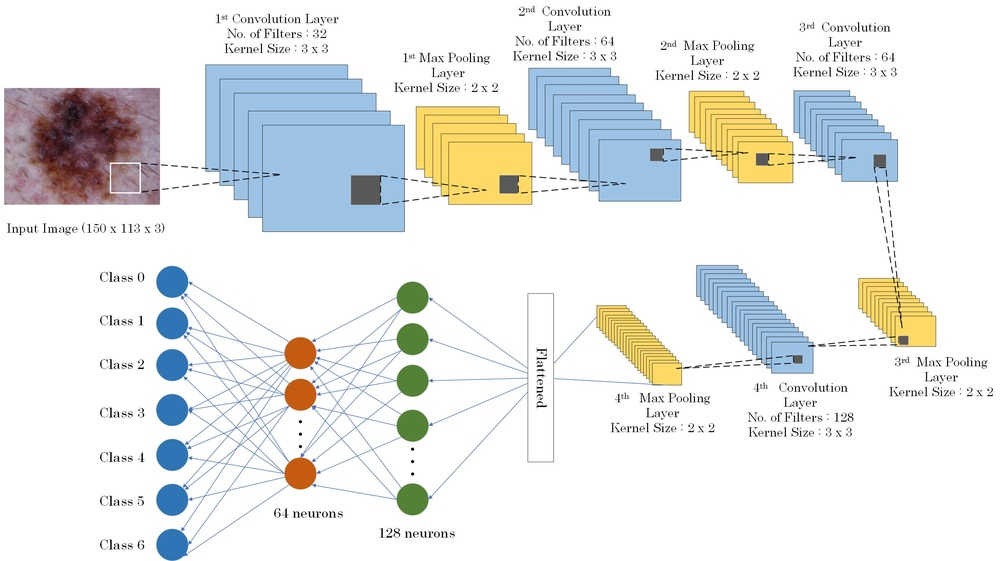
#> input picture assets/CNN.jpg, 1000 x 561 px, shrunk from 2947 x 1654 before the run
$ python -i segmentation.py   (imports and definitions only)   (older library calls are emulated)
#> lines starting #> are read from the running program, lines starting #| are printed output that depends on the picture; after the words box and inside, x2 and y2 are one past the last pixel; in counts of white or black regions, pixels touching at a corner belong together
### imquantize.py
import numpy as np
from sklearn.cluster import MiniBatchKMeans
from sklearn.cluster import KMeans

def quantize_channels(x, k):
    quantized_x = x.copy()
    for d in range(3):
        channel = x[:, :, d].copy()
        # k_means = MiniBatchKMeans(k, compute_labels=False, n_init='auto')
        k_means = KMeans(n_clusters=k, random_state=0, n_init='auto')
        k_means.fit(channel.reshape(-1, 1))
        labels = k_means.predict(channel.reshape(-1, 1))
        quantized_x[:,:,d] = labels.reshape(channel.shape)
    return quantized_x

def imquantize(x, levels):
    quantized_img  = quantize_channels(x, levels)
    M, N, _ = x.shape
    Index = np.zeros((M,N)).astype('uint8')
    for i in range(M):
        for j in range(N):
            # (0 0 0)base8 = (0*8^2 + 0*8^1 + 0*8^0)base10
            Index[i][j] = quantized_img[i][j][0] * 64 + quantized_img[i][j][1] * 8 + quantized_img[i][j][2]
            # Index[i][j] = quantized_img[i][j][0] * (levels*levels) + quantized_img[i][j][1] * levels + quantized_img[i][j][2]
    return Index

### thresholding.py
from scipy.stats import gamma, entropy
import numpy as np
from skimage.filters import threshold_otsu

def fuzzy_divergence_thresholding(gray):
    with np.errstate(invalid='ignore'):
        # Compute the Otsu threshold as the initial guess
        otsu_thresh = threshold_otsu(gray)

        # Define the range of candidate threshold values
        thresh_range = np.arange(otsu_thresh - 0.1, otsu_thresh + 0.1, 0.01)

        # Compute the fuzzy histogram
        fuzzy_hist = np.zeros((256, 2))
        for i in range(256):
            # Use gamma distribution to compute the membership function
            # fuzzy_hist[i][0] = gamma.pdf(i, gray.flat[i], scale=20)
            fuzzy_hist[i][0] = np.exp(-((i - gray.flat[i]) / 20) ** 2)
            fuzzy_hist[i][1] = 1 - fuzzy_hist[i][0]

        # Compute the divergence between the fuzzy histograms
        divergence = np.zeros(len(thresh_range))
        for i, thresh in enumerate(thresh_range):
            foreground = fuzzy_hist[:int(thresh * 255), 0].sum() + fuzzy_hist[int(thresh * 255):, 1].sum()
            background = fuzzy_hist[:int(thresh * 255), 1].sum() + fuzzy_hist[int(thresh * 255):, 0].sum()
            divergence[i] = foreground * np.log(foreground / (foreground + background)) + background * np.log(background / (foreground + background))

        # Find the threshold value that minimizes the divergence
        # min_div_idx = (np.argmin(divergence)+np.argmax(-divergence))//2
        min_div_idx = np.argmin(divergence)
        threshold = thresh_range[min_div_idx]

    return threshold

### segmentation.py
import numpy as np
from PIL import Image
from matplotlib import pyplot as plt
from skimage import color
from skimage import exposure, img_as_float
from skimage.filters import threshold_otsu
import cv2
import thresholding
from sklearn.preprocessing import MinMaxScaler
import imquantize
from sklearn.cluster import KMeans


def segmentation(img):
    n = 0.5; #distance scaling parameter (n) such that 0.1 ≤ n ≤ 1.0
    NIC = 3; # number of image components
    levels = 8; # image quantization level
    NCD = 512; #levels^3; # maximum number of desired colors
    LCL = 0; # lab color light
    LCA = 1; # lab color A
    LCB = 2; # lab color B
    PXC = 3; # pixel x-coordinate
    PYC = 4; # pixel y-coordinate
    PDC = 5; # pixel distance to image center
    CPC = 6; # cluster pixel count
    CPL = 7; # cluster pixel label
    CCC = 7; # cluster color contrast
    CSS = 8; # cluster saliency score

    K = 0

    img_arr = np.array(img)

    #---- Image Quantization ----
    M, N, _ = img_arr.shape

    Index = imquantize.imquantize(img_arr, levels)

    # Convert image to LAB color space
    lab_image = color.rgb2lab(img)

    Input = exposure.rescale_intensity(lab_image, out_range=(0, 1))

    Palette = np.zeros((NCD,9))

    for x in range(M):
        for y in range(N):
            Palette[Index[x, y], CPC] += 1
            Palette[Index[x, y], LCL] += Input[x, y, LCL]
            Palette[Index[x, y], LCA] += Input[x, y, LCA]
            Palette[Index[x, y], LCB] += Input[x, y, LCB]
            Palette[Index[x, y], PXC] += x
            Palette[Index[x, y], PYC] += y

    Cluster = np.zeros((NCD,9))
    for z in range(NCD):
        if Palette[z, CPC] > 0:
            Palette[z, CPL] = K
            Palette[z, PXC] /= M
            Palette[z, PYC] /= N
            Palette[z, 0:PYC+1] /= Palette[z, CPC]
            Cluster[K, 0:CPC+1] = Palette[z, 0:CPC+1]
            K += 1

    Cluster = np.delete(Cluster, range(K, NCD), axis=0)
    Wr = Cluster[:, CPC] / (M * N)

    for x in range(K):
        Cluster[x, CCC] = 0
        for y in range(K):
            Cluster[x, CCC] += Wr[y] * np.linalg.norm(Cluster[x, :NIC] - Cluster[y, :NIC])

    for x in range(M):
        for y in range(N):
            cluster_index = int(Palette[Index[x, y], CPL])
            Cluster[cluster_index, PDC] += ((x / M - 0.5) ** 2) + ((y / N - 0.5) ** 2)

    for z in range(K):
        Cluster[z, PDC] = Cluster[z, PDC]/(n * n * Cluster[z, CPC])

    for x in range(K):
        Cluster[x, CSS] = 0
        for y in range(K):
            Ds = np.linalg.norm(Cluster[x, PXC:PYC] - Cluster[y, PXC:PYC])
            Phixy = (Cluster[x, CCC] + 0.05) / (Cluster[y, CCC] + 0.05)
            Cluster[x, CSS] += Wr[y] * Phixy * np.exp(-Ds)

        Cluster[x, CSS] = np.exp(-Cluster[x, PDC]) * (Wr[x] * Cluster[x, CCC] + Cluster[x, CSS])


    # Cluster[:, CSS] = minmax_scale(Cluster[:, CSS])
    Cluster[:, CSS] = MinMaxScaler().fit_transform(np.array(Cluster[:, CSS]).reshape(-1, 1)).ravel()

    for x in range(M):
        for y in range(N):
            Input[x, y, LCL] = Cluster[int(Palette[Index[x, y], CPL]), CSS]

    # Apply Fuzzy Divergence thresholding to Input
    # threshold = threshold_otsu(Input[:, :, LCL])
    threshold = abs(thresholding.fuzzy_divergence_thresholding(Input[:, :, LCL]))
    Output = Input[:, :, LCL] >= threshold

    Output = Output.astype(np.uint8) * 255


   # assuming that the variable "Output" contains the binary image
    Output = cv2.morphologyEx(Output, cv2.MORPH_CLOSE, cv2.getStructuringElement(cv2.MORPH_ELLIPSE, (5, 5)))

    # Perform connected component labeling and analysis
    totalLabels, labels, stats, centroids = cv2.connectedComponentsWithStats(Output, 4, cv2.CV_32S)

    # Find the center of the image
    h, w = Output.shape
    cx = w // 2
    cy = h // 2

    # Compute the distance of each pixel from the center
    dist = np.sqrt((np.arange(w) - cx) ** 2 + (np.arange(h)[:, None] - cy) ** 2)

    # Find the largest component area
    max_area = 0
    for i in range(1, totalLabels):
        area = stats[i][cv2.CC_STAT_AREA]
        if area > max_area:
            max_area = area
            x, y = centroids[i]

    min_size = 0.2 * max_area
    max_dist = dist[int(y), int(x)]

    for i in range(1, totalLabels):
        area = stats[i][cv2.CC_STAT_AREA]
        x, y = centroids[i]
        # Compute the distance of the centroid from the center
        d = dist[int(y), int(x)]
        # If the area is smaller than min_size and the distance is larger than max_dist, remove the component
        if area < min_size and d > max_dist:
            Output[labels == i] = 0

    # [22 lines of commented-out code are left out]

    return Output


# [5 lines of commented-out code are left out]

>>> import cv2
>>> picture = cv2.cvtColor(cv2.imread('assets/CNN.jpg'), cv2.COLOR_BGR2RGB)
>>> result = segmentation(picture)
#> in imquantize, `M, N, _ = x.shape`: M = 561; N = 1000
#> after the loop in imquantize, `for i in range(M):`:
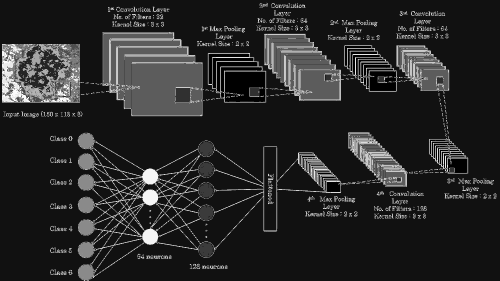
#> Index: shape (561, 1000) (shown at 1/2 size); min 0, max 254, mean 40.6
#> after the loop in segmentation, `for z in range(NCD):`: K = 116
#> in segmentation, `Wr = Cluster[:, CPC] / (M * N)`: Wr = 116 values, max 0.75 at index 11, min 1.78e-06 at index 21, mean 0.00862
#> in fuzzy_divergence_thresholding, `otsu_thresh = threshold_otsu(gray)`: otsu_thresh = 0.342
#> in fuzzy_divergence_thresholding, `otsu_thresh = threshold_otsu(gray)`:
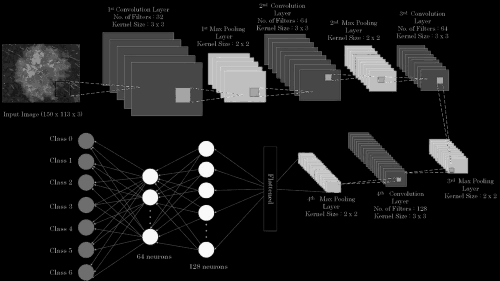
#> gray: shape (561, 1000) float64 (shown at 1/2 size); min 0, max 1, mean 0.0976
#> after the loop in fuzzy_divergence_thresholding, `for i in range(256):`: fuzzy_hist = 256 pairs, first value 2.51e-71 to 1, second value 0 to 1
#> the loop in fuzzy_divergence_thresholding, `for i, thresh in enumerate(thresh_range):` made 20 passes
#> (foreground, background) on passes 1 to 8: (213.2, 42.78), (210.2, 45.78), (208.2, 47.78), (205.2, 50.78), (203.2, 52.78), (200.2, 55.78), (198.2, 57.78), (195.2, 60.78)
#> after the loop in fuzzy_divergence_thresholding, `for i, thresh in enumerate(thresh_range):`: divergence = 20 values, max -115.5 at index 0, min -167.1 at index 19, mean -145.1
#> in fuzzy_divergence_thresholding, `min_div_idx = np.argmin(divergence)`: min_div_idx = 19
#> in fuzzy_divergence_thresholding, `threshold = thresh_range[min_div_idx]`: threshold = 0.432
#> in segmentation, `Output = Input[:, :, LCL] >= threshold`:
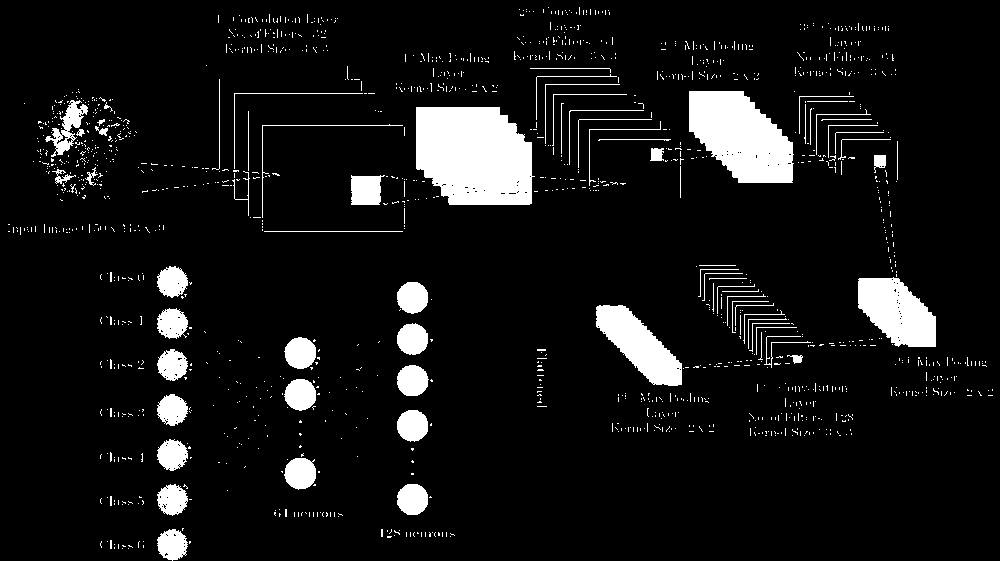
#> Output: shape (561, 1000) bool; 8.2% white; 1521 white regions (1446 under 20 px), largest, box (x1, y1, x2, y2) and area: (416, 107, 535, 205) 9917, (689, 91, 794, 183) 6812, (858, 277, 936, 347) 3789
#> in segmentation, `totalLabels, labels, stats, centroids = cv2.connectedComponentsWithSta..`:
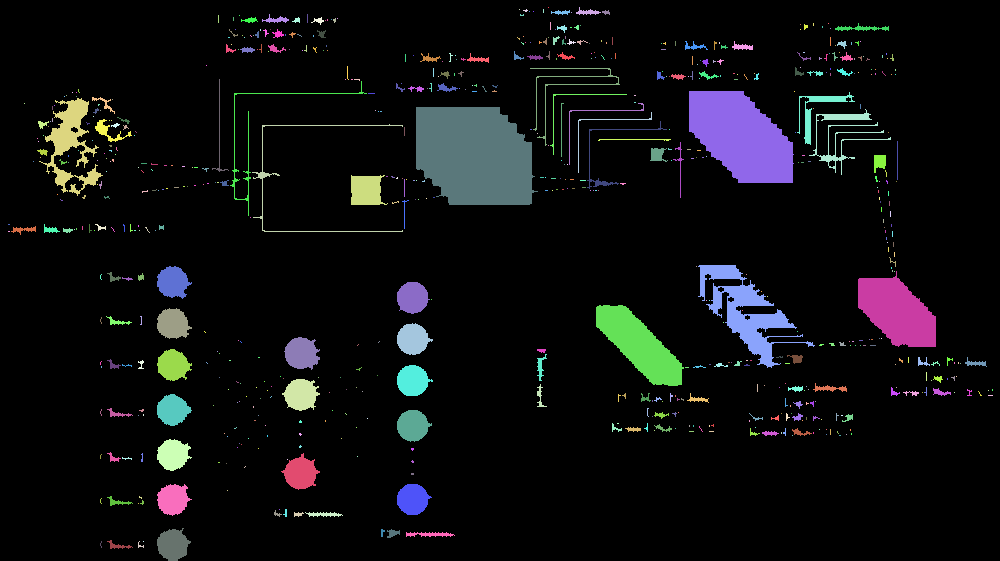
#> labels: shape (561, 1000) int32; 682 distinct labels, from 0 to 681; one colour per label, 0 black
#> in segmentation, `totalLabels, labels, stats, centroids = cv2.connectedComponentsWithSta..`: totalLabels = 682; stats = 682 rows, first 6: [0, 0, 1000, 561, 507035], [548, 7, 1, 1, 1], [576, 7, 25, 8, 89], [519, 9, 1, 1, 1], [523, 9, 5, 3, 8], [543, 9, 1, 4, 4]; centroids = 682 pairs, first value 8.5 to 992, second value 7 to 545.4
#> in segmentation, `h, w = Output.shape`: h = 561; w = 1000
#> in segmentation, `cx = w // 2`: cx = 500
#> in segmentation, `cy = h // 2`: cy = 280
#> in segmentation, `dist = np.sqrt((np.arange(w) - cx) ** 2 + (np.arange(h)[:, None] - cy)..`:
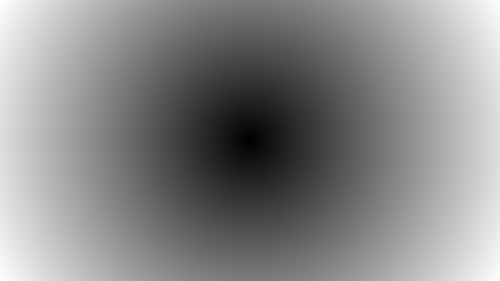
#> dist: shape (561, 1000) float64 (shown at 1/2 size); min 0, max 573.1, mean 305.8; drawn with min black and max white
#> the loop in segmentation, `for i in range(1, totalLabels):` made 681 passes
#> (area, max_area, x, y) on passes 2, 13, 28, 151, 191, 207, 229: (89, 89, 587.2, 11.72), (100, 100, 275.9, 19.37), (170, 170, 861, 27.88), (396, 396, 566, 88.41), (444, 444, 262.6, 138.9), (6871, 6871, 740.5, 136.5), (9992, 9992, 473.8, 155.4)
#> after the loop in segmentation, `for i in range(1, totalLabels):`: max_area = 9992; x = 473.8; y = 155.4
#> in segmentation, `min_size = 0.2 * max_area`: min_size = 1998.4
#> in segmentation, `max_dist = dist[int(y), int(x)]`: max_dist = 127.9
#> the loop in segmentation, `for i in range(1, totalLabels):` made 681 passes
#> (area, x, y, d) on passes 2, 8, 9: (89, 587.2, 11.72, 282.7), (54, 560.8, 11.98, 275.6), (25, 605.8, 11.96, 288.8)
#> after the loop in segmentation, `for i in range(1, totalLabels):`:
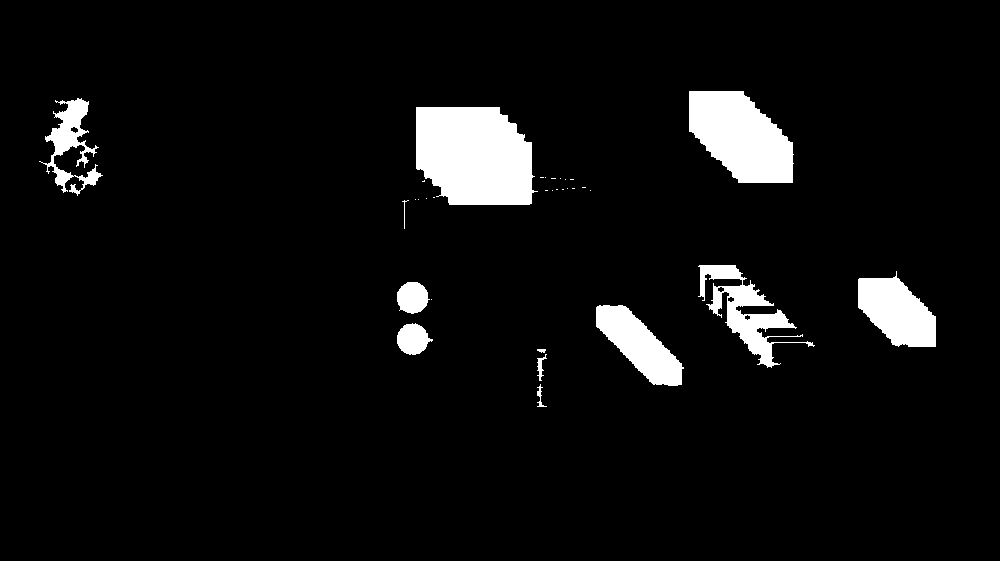
#> Output: shape (561, 1000); 5.6% white; 32 white regions (20 under 20 px), largest, box (x1, y1, x2, y2) and area: (416, 107, 538, 205) 9992, (689, 91, 794, 183) 6871, (858, 271, 936, 347) 3848

$ run again, on assets/Pipeline_1.jpg
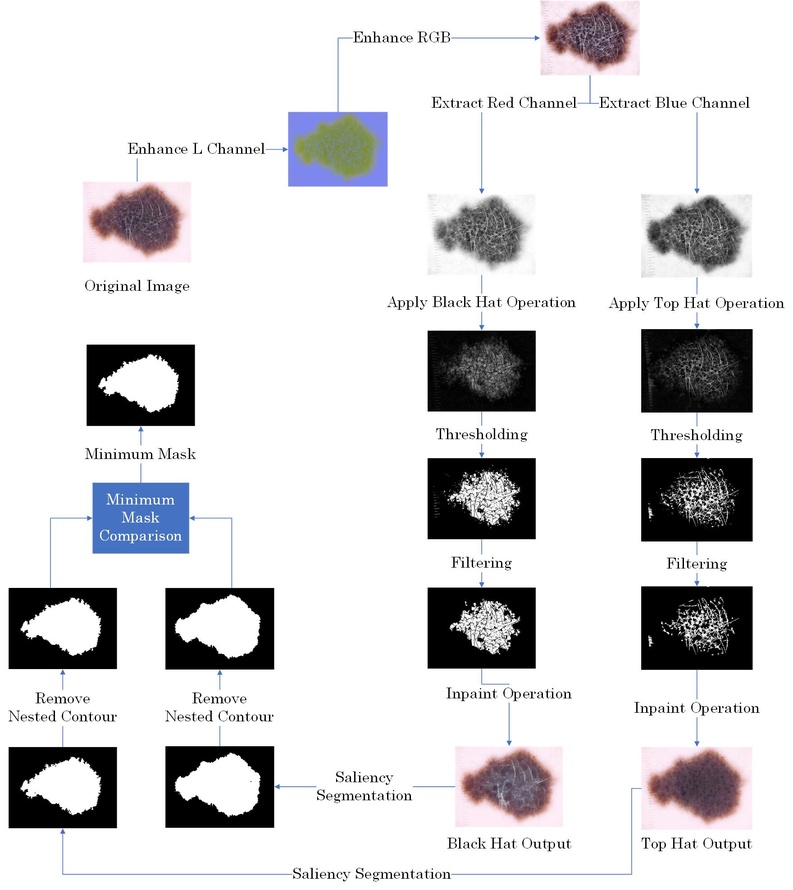
#> input picture assets/Pipeline_1.jpg, 793 x 890 px, shrunk from 1760 x 1974 before the run
#> in imquantize, `M, N, _ = x.shape`: M = 890; N = 793
#> after the loop in imquantize, `for i in range(M):`:
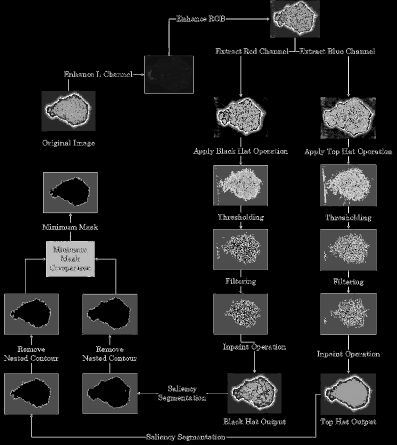
#> Index: shape (890, 793) (shown at 1/2 size); min 0, max 255, mean 24.5
#> lab_image: shape (890, 793, 3) float64; mean of channels 0, 1, 2 85, 0.7, -0.6
#> after the loop in segmentation, `for z in range(NCD):`: K = 67
#> Wr = 67 values, max 0.766 at index 0, min 1.42e-06 at index 39, mean 0.0149
#> otsu_thresh = 0.346
#> after the loop in fuzzy_divergence_thresholding, `for i in range(256):`: fuzzy_hist = 256 pairs, first value 2.57e-71 to 1, second value 8.11e-07 to 1
#> the loop in fuzzy_divergence_thresholding, `for i, thresh in enumerate(thresh_range):` made 20 passes
#> (foreground, background) on passes 1 to 8: (212.2, 43.76), (209.2, 46.76), (207.2, 48.76), (204.2, 51.76), (202.2, 53.76), (199.2, 56.76), (197.2, 58.76), (194.2, 61.76)
#> after the loop in fuzzy_divergence_thresholding, `for i, thresh in enumerate(thresh_range):`: divergence = 20 values, max -117.1 at index 0, min -167.6 at index 19, mean -146.1
#> min_div_idx = 19
#> in fuzzy_divergence_thresholding, `threshold = thresh_range[min_div_idx]`: threshold = 0.436
#> labels: shape (890, 793) int32; 218 distinct labels, from 0 to 217
#> totalLabels = 218; stats = 218 rows, first 6: [0, 0, 793, 890, 591180], [550, 6, 76, 58, 2462], [355, 32, 5, 10, 20], [361, 32, 2, 3, 5], [361, 32, 49, 10, 204], [419, 32, 12, 10, 83]; centroids = 218 pairs, first value 10 to 763.6, second value 32.8 to 879.5
#> h = 890; w = 793
#> cx = 396
#> cy = 445
#> the loop in segmentation, `for i in range(1, totalLabels):` made 217 passes
#> (area, max_area, x, y) on passes 1, 40, 66, 67, 103: (2462, 2462, 593.5, 35.25), (4070, 4070, 698.7, 233.1), (8659, 8659, 481.5, 370.4), (9308, 9308, 696.5, 369.9), (9387, 9387, 696.5, 627.4)
#> after the loop in segmentation, `for i in range(1, totalLabels):`: max_area = 9387; x = 696.5; y = 627.4
#> min_size = 1877.4
#> max_dist = 350.9
#> the loop in segmentation, `for i in range(1, totalLabels):` made 217 passes
#> (area, x, y, d) on passes 1, 2, 4: (2462, 593.5, 35.25, 454.9), (20, 356.1, 36.45, 411), (204, 383.2, 38.43, 407.2)
#> after the loop in segmentation, `for i in range(1, totalLabels):`:
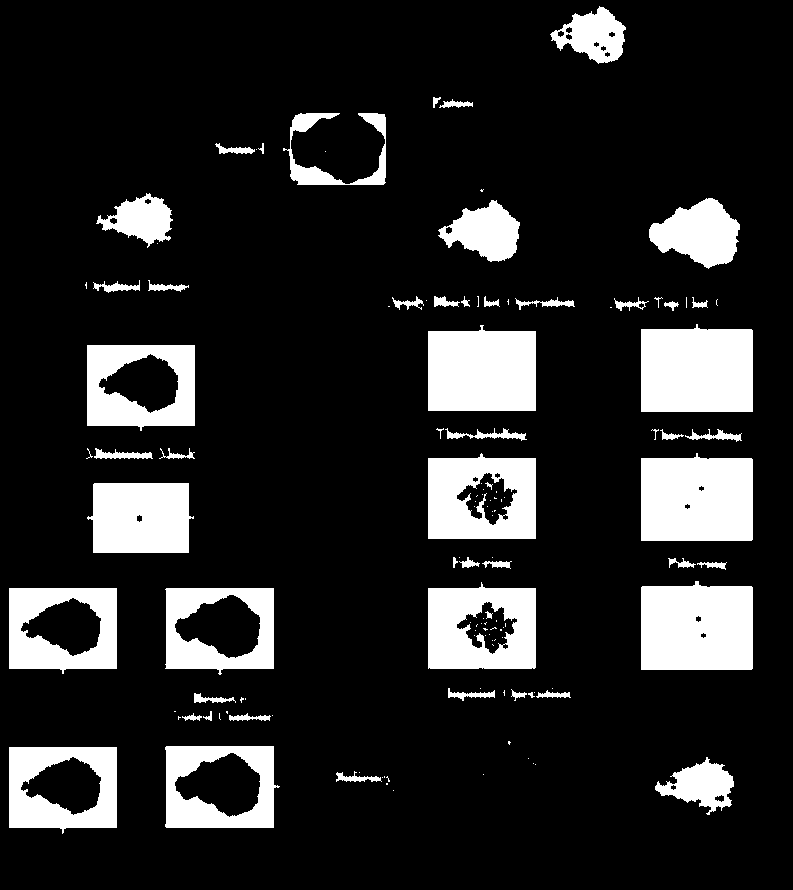
#> Output: shape (890, 793); 15.3% white; 127 white regions (71 under 20 px), largest, box (x1, y1, x2, y2) and area: (641, 581, 753, 670) 9387, (641, 324, 753, 412) 9308, (641, 453, 753, 541) 9272
